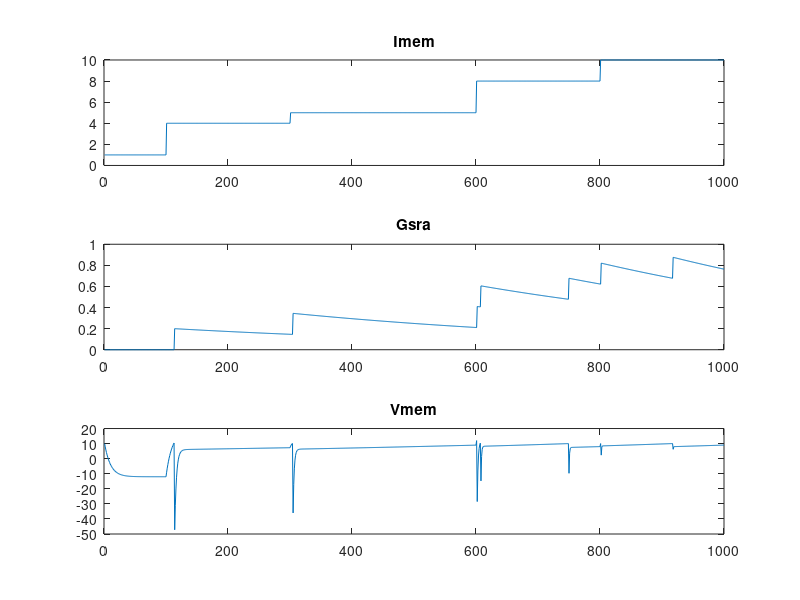

Here is the MATLAB script that generated this plot:
%% Script to resolve behavior of SRA neuron

%% Script parameters

clear;clc;

vmem    = 10;
% imem    = [2*ones(1,100) 5*ones(1,100) 7*ones(1,100) 10*ones(1,100)];
% discrete time membrane input current
% imem    = [10*ones(1,100) 0*ones(1,200) 7*ones(1,300) 6*ones(1,200) 0*ones(1,200)];
imem    = [1*ones(1,100) 4*ones(1,200) 5*ones(1,300) 8*ones(1,200) 10*ones(1,200)];


% reset membrane voltage upon spike
vrst    = -70;
% threshold membrane voltage that generates spikes
vth     = 10;

% membrane (leakage) time constant
tleak = 10;

% membrane leak potential (steady state)
Eleak = -22;
Esra = 0;

% spike rate adaptation dynamic parameters

%incremental conductance addition (upon spike) :increase value to arrive at
%equilibrium condition with quicker
g0 = 0.2; 
%initial conductance state
gsra = 0;
%SRA time constant, increase value to lengthen decay time
tsra = 600;

gsra_states(1) = gsra;
vmem_states(1) = vmem;

tend = 1000;

t0 = 1;


%% ODE Numerical Solutions


for t=2:tend
    imem_cur = imem(t);
    
    dgsra = -gsra/tsra;
    
    % Uncomment to use LIF model 
%     dvmem = Eleak/tleak - vmem/tleak + imem_cur;

    % Uncomment to use SRA model 
    dvmem = Eleak/tleak - vmem/tleak + imem_cur + gsra*(Esra-vmem);

    % Euler method DE update
    vmem = vmem + dvmem;
    gsra = gsra + dgsra;
    
    % Store system states
    gsra_states(t) = gsra;
    vmem_states(t) = vmem;
    
    % Non-linear reset update
    if vmem>vth
        gsra = gsra + g0;
        vmem = vrst;
        fprintf("Spike frequency %0.2f Hz\n",(1/(t-t0))*1000);
        t0 = t;
    end

end

%% Plotting 


figure();
subplot(3,1,1)
plot(1:tend, imem);
title('Imem');
subplot(3,1,2)
plot(1:tend, gsra_states);
title('Gsra');
subplot(3,1,3)
plot(1:tend, vmem_states);
title('Vmem');


